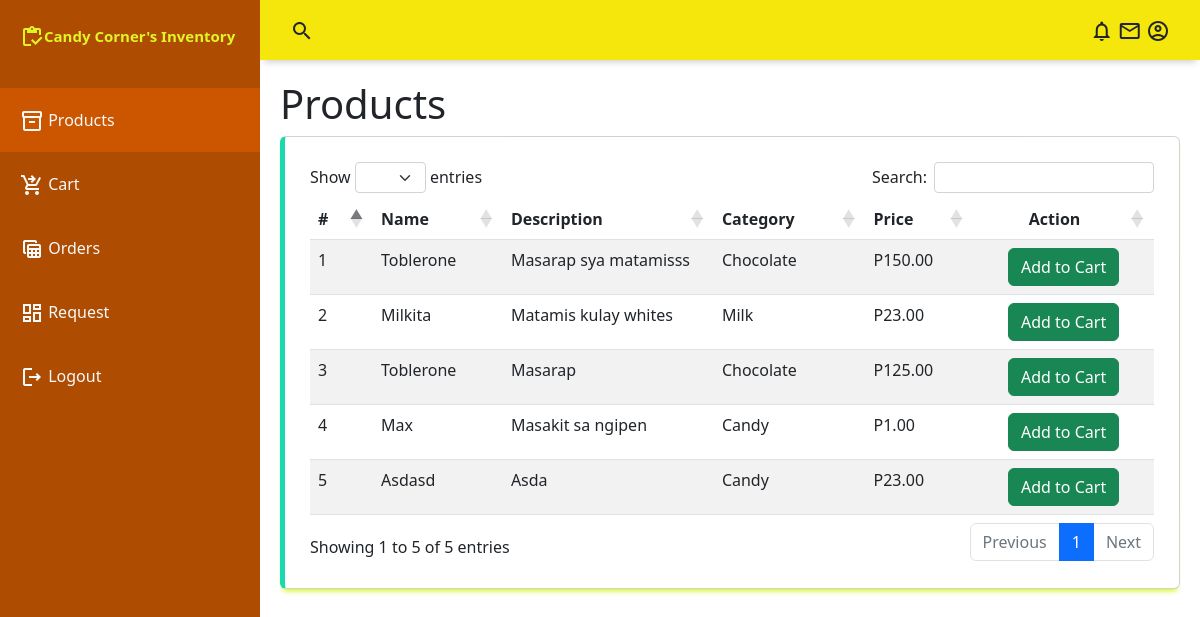
Before: /branch/products.php with the older database file.
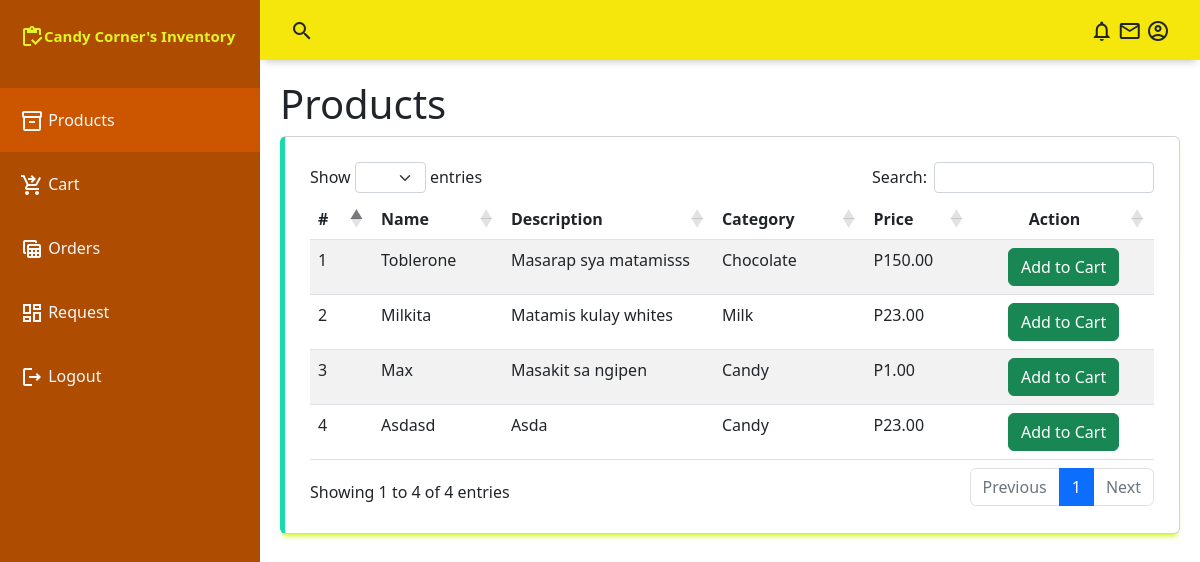
After: the same page with the newer database file.
### tables this page shows
CREATE TABLE `products` (
  `prod_id` int(255) NOT NULL,
  `prod_name` text NOT NULL,
  `prod_category` int(11) DEFAULT NULL,
  `prod_description` text DEFAULT NULL,
  `prod_price` text DEFAULT NULL,
  `prod_status` int(11) NOT NULL DEFAULT 0
);

CREATE TABLE `category` (
  `category_id` int(11) NOT NULL,
  `category_name` text DEFAULT NULL,
  `category_status` int(11) NOT NULL DEFAULT 0
);

### conn/config.php (called while the page is built, shortened)
<?php
	class db_connect{
		public $host = db_host;
		public $user = db_user;
		public $pass = db_pass;
		public $name = db_name;
		public function connect(){
			$this->conn = new mysqli($this->host, $this->user, $this->pass, $this->name);
		}
	}
?>

### conn/class.php (called while the page is built, shortened)
<?php
	require_once'config.php';
	class db_class extends db_connect{
		public function selectProducts(){
			$query=$this->conn->prepare("SELECT * FROM products as a
			LEFT JOIN category as b
			ON a.prod_category=b.category_id
			where `prod_status`='0'") or die($this->conn->error);
			if($query->execute()){
				$result = $query->get_result();
				return $result;
			}
		}
	}
?>

### branch/products.php (the view, shortened to what this page needs)
<?php
include("../conn/class.php");
$db=new db_class();
include("include/navbar.php");
include("include/sidebar.php");
?>
    <main class="main-container" style="z-index:2">
        <div class="fluid-container">
            <h1 >Products</h1>
            <div class="table-responsive card">
                <table id="example" class="table table-striped" style="width:100%">
                    <thead>
                        <tr>
                            <th >#</th>
                            <th >Name</th>
                            <th class="w-25">Description</th>
                            <th >Category</th>
                            <th >Price</th>
                            <th class="text-center">Action</th>
                        </tr>
                    </thead>
                    <tbody>
                        <?php
                            $result= $db->selectProducts();
                            $i=1;
                            while($row=$result->fetch_array()){
                                echo
                                '<tr>
                                    <td>'.$i.'</td>
                                    <td>'.ucfirst($row['prod_name']).'</td>
                                    <td>'.ucfirst($row['prod_description']).'</td>
                                    <td>'.ucfirst($row['category_name']).'</td>
                                    <td>P'.number_format($row['prod_price'],2).'</td>
                                    <td class="text-center">
                                        <button class="btn orderTogler btn-success"
                                        data-bs-toggle="modal"
                                        data-bs-target="#order"
                                        data-id="'.$row['prod_id'].'"
                                        data-price="'.$row['prod_price'].'"
                                        data-name="'.ucfirst($row['prod_name']).'"
                                        >Add to Cart</button>
                                    </td>
                                </tr>';
                                $i++;
                            }
                        ?>
                    </tbody>
                </table>
            </div>
        </div>
    </main>

Changed rows visible on the page:
removed products: prod_name "Toblerone", prod_description "Masarap", category.category_name "Chocolate", prod_price "125.00"
Other visible differences:
text written by a page script: "Show entries Search: Showing 1 to 5 of 5 entries Previous 1 Next" → "Show entries Search: Showing 1 to 4 of 4 entries Previous 1 Next"
